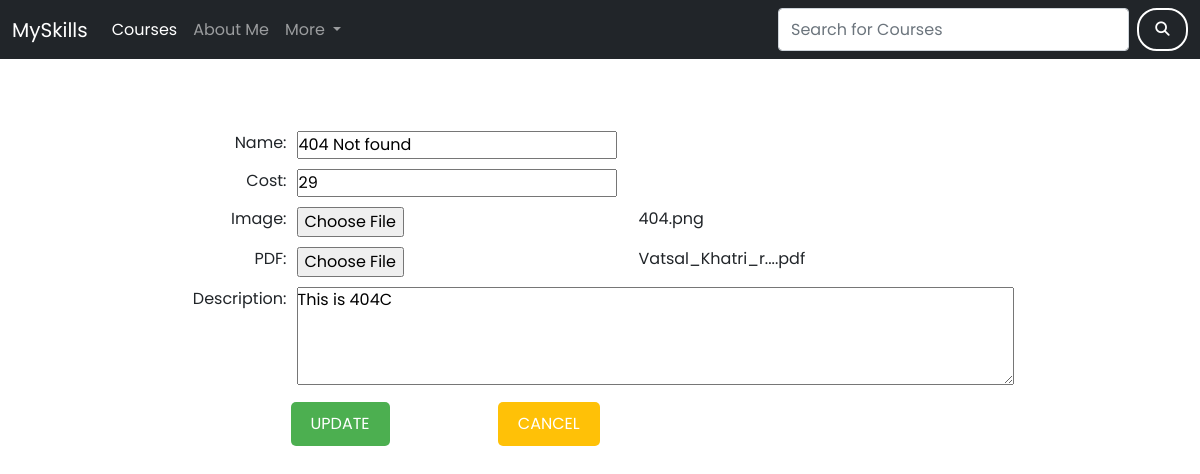
The app's page /courses/5/update/, older data.
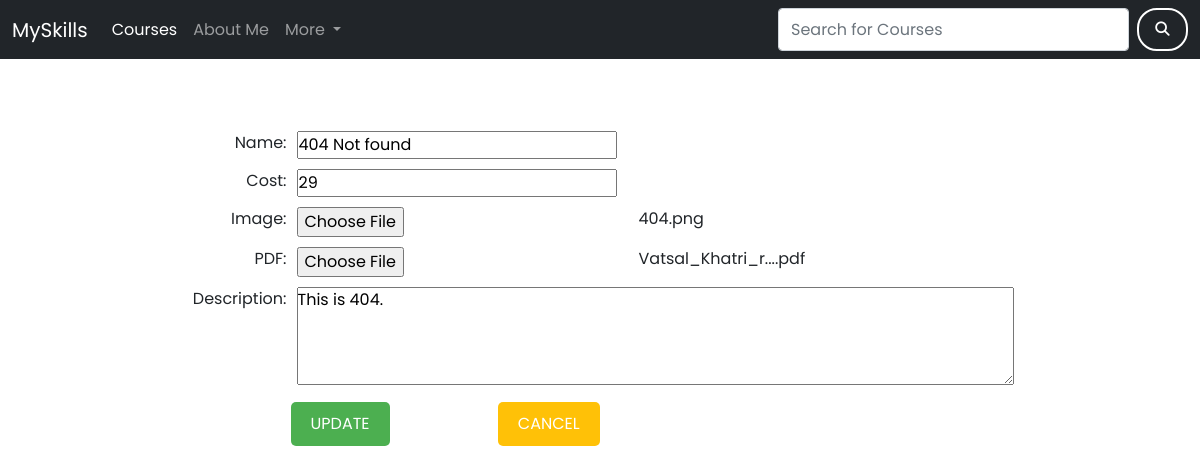
The same page, newer data.
### courses/models.py (models this page shows, shortened)
class Course(models.Model):
    name = models.CharField(max_length=200)
    cost = models.IntegerField()
    img = models.ImageField(upload_to="img/")
    description = models.TextField(max_length=150)
    added = models.DateTimeField(auto_now_add=True, blank=True)
    last_modified = models.DateTimeField(auto_now=True, blank=True)
    pdf_file = models.FileField(
        storage=FileSystemStorage(location=settings.MEDIA_ROOT),
        upload_to="pdf/",
        default=None)
    class Meta:
        ordering = ['-last_modified']

### courses/views.py (the view, shortened to what this page needs)
# urls.py: path('courses/<int:pk>/update/',views.update_course,name='update'),
def update_course(request, pk):
    course = get_object_or_404(Course, pk=pk)
    img_file_name = course.img.name.split("/")[-1]
    pdf_file_name = course.pdf_file.name.split("/")[-1]
    pdf_file_name, extension1 = os.path.splitext(pdf_file_name)
    pdf_file_name = truncate_text(pdf_file_name, 15) + extension1
    img_file_name, extension2 = os.path.splitext(img_file_name)
    img_file_name = truncate_text(img_file_name, 15) + extension2
    context = {
        "course": course,
        "pdf_file_name": pdf_file_name,
        "img_file_name": img_file_name
    }
    return render(request, 'courses/course_update.html', context)

### courses/views.py (called while the page is built)
def truncate_text(text, max_length):
    if len(text) > max_length:
        truncated_text = text[:max_length] + "..."
    else:
        truncated_text = text
    return truncated_text

### courses/templates/courses/course_update.html (shortened to what this page needs)
{% extends 'courses/base.html' %}
{% load static %}
{% block content %}
    <br/><br/><br/>
    <div class="form-container">
        <form method="post" enctype="multipart/form-data" action="{% url 'update' course.pk %}">
            <div class="form-field">
                <label for="name">Name:</label>
                <input type="text" id="name" name="name" value="{{ course.name }}" required>
            </div>
            <div class="form-field">
                <label for="cost">Cost:</label>
                <input type="number" id="cost" name="cost" min="0" value="{{ course.cost }}" required>
            </div>
            <div class="form-field">
                <label for="uploadimg">Image:</label>
                <input type="file" id="uploadimg" name="uploadimg" class="file-img-update">
                <span>{{img_file_name|safe}}</span>
            </div>
            <div class="form-field">
                <label for="pdfupload">PDF:</label>
                <input type="file" id="pdfupload" name="pdfupload" class="file-pdf-update">
                <span>{{pdf_file_name|safe}}</span>
            </div>
            <div class="form-field">
                <label for="description">Description:</label>
                <div class="textarea-container">
                    <textarea id="description" name="description" rows="4" cols="50" required>{{ course.description }}</textarea>
                </div>
            </div>
            <button type="submit" class="submit-button" name="update-button" value="update">Update</button>
            <button type="submit" class="cancel-button" name="update-button" value="cancel">Cancel</button>
        </form>
    </div>
{% endblock %}

Row changes from the older to the newer data that the page shows:
changed Course "404 Not found": description "This is 404C" → "This is 404."
